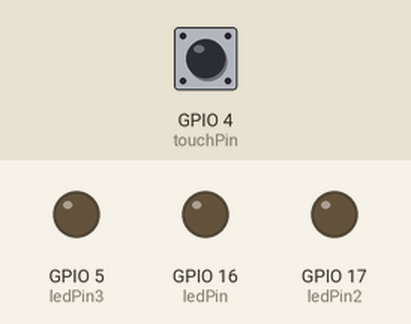
Simulated run of this sketch. Board: ESP32. Shown: output pins drawn as LEDs (lit = HIGH). Dashed ring = blinking. The inputs (shaded band) are chosen by the test bench; at power-on: GPIO 4 (touchPin) HIGH. What the sketch prints to the serial monitor is not drawn.

Above: at 2.2 s.
2.3 s: GPIO 4 (touchPin) pulled LOW for 0.15 s
At 3.1 s:
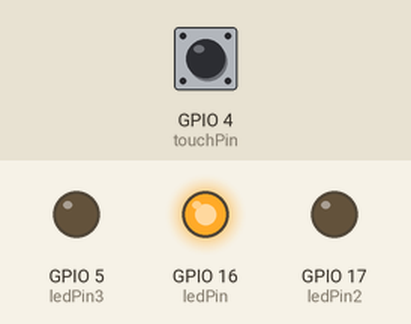
At 4.1 s:
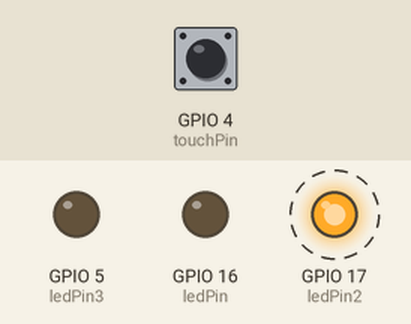
Timing chart, 0 to 10.8 s (numbered marks = the images above; inputs shaded):
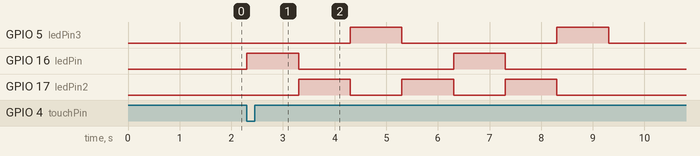

Measured:
- after the input at 2.3 s, GPIO 5 (ledPin3): alternates HIGH for 1.0 s and LOW for 3.0 s, starting after 2.0 s; GPIO 16 (ledPin): alternates HIGH for 1.0 s and LOW for 3.0 s, starting at once; GPIO 17 (ledPin2): alternates HIGH for 1.0 s and LOW for 1.0 s, 6 changes in all, then stays LOW, starting after 1.0 s

The sketch:

ESP32_Capacitive_Touch_Sensor_3_LED_Running.ino
```cpp
// set pin numbers
const int touchPin = 4;
const int touchPin2 = 4;
const int touchPin3 = 4;
const int ledPin = 16;
const int ledPin2 = 17;
const int ledPin3 = 5;

// change with your threshold value
const int threshold = 20;
// variable for storing the touch pin value
int touchValue;

void setup(){
  Serial.begin(115200);
  delay(1000); // give me time to bring up serial monitor
  // initialize the LED pin as an output:
  pinMode (ledPin, OUTPUT);
  pinMode (ledPin2, OUTPUT);
  pinMode (ledPin3, OUTPUT);
}

void loop(){
  // read the state of the pushbutton value:
  touchValue = touchRead(touchPin);
  Serial.print(touchValue);
  // check if the touchValue is below the threshold
  // if it is, set ledPin to HIGH
 if(touchValue < threshold){
    // turn LED on
    digitalWrite(ledPin3, LOW);
    Serial.println(" - LED off");
    digitalWrite(ledPin, HIGH);
    Serial.println(" - LED on");
    delay(1000);
    digitalWrite(ledPin, LOW);
    Serial.println(" - LED off");
    digitalWrite(ledPin2, HIGH);
    Serial.println(" - LED on");
    delay(1000);
    digitalWrite(ledPin2, LOW);
    Serial.println(" - LED off");
    digitalWrite(ledPin3, HIGH);
    Serial.println(" - LED on");
    delay(1000);
    digitalWrite(ledPin3, LOW);
    Serial.println(" - LED off");
    digitalWrite(ledPin2, HIGH);
    Serial.println(" - LED on");
    delay(1000);
    digitalWrite(ledPin2, LOW);
    Serial.println(" - LED off");
    digitalWrite(ledPin, HIGH);
    Serial.println(" - LED on");
    delay(1000);
    digitalWrite(ledPin, LOW);
    Serial.println(" - LED off");
    digitalWrite(ledPin2, HIGH);
    Serial.println(" - LED on");
    delay(1000);
    digitalWrite(ledPin2, LOW);
    Serial.println(" - LED off");
    digitalWrite(ledPin3, HIGH);
    Serial.println(" - LED on");
    delay(1000);
  }
  else{
    // turn LED off
    digitalWrite(ledPin, LOW);
    Serial.println(" - LED off");
    digitalWrite(ledPin2, LOW);
    Serial.println(" - LED off");
    digitalWrite(ledPin3, LOW);
    Serial.println(" - LED off");
  }
}
```
